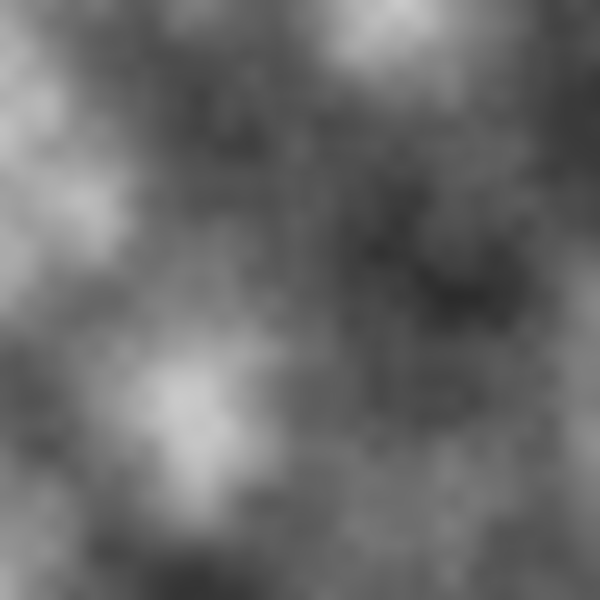
Frame 1 (no input)
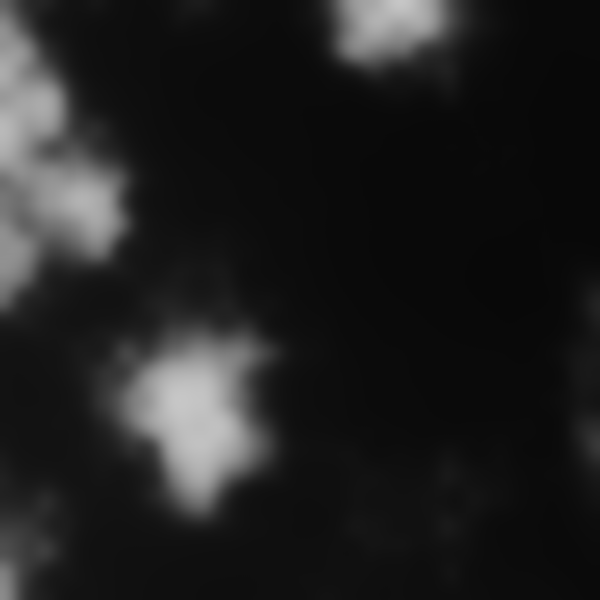
Frame 60 (the mouse pressed at the canvas centre just before this capture)
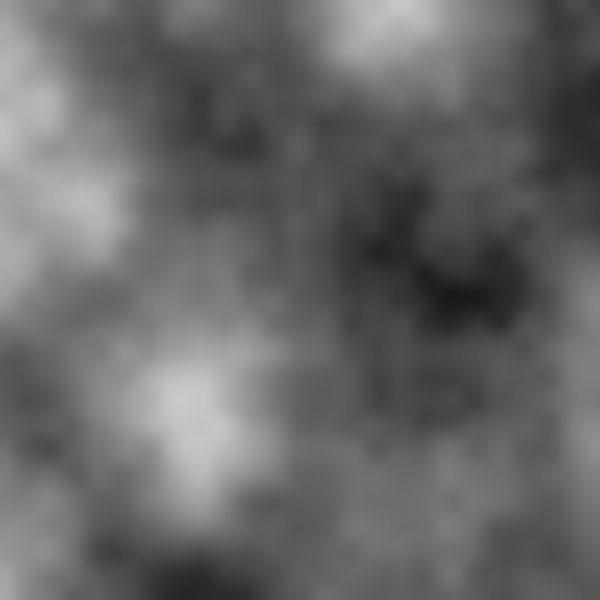
Frame 120 (the mouse held since frame 60 and released just before this capture)

The Processing sketch that drew these frames (run headless with seeded random() and noise(); from frame 60 on, the mouse is pressed at the canvas centre):

// Processing sketch: terrainGenTest
// ── terrainGenTest.pde
float noiseScale;
float tanhOff = 0;

boolean paused = false;
void setup() {
  size(600, 600);
  background(0);
  strokeWeight(1);
  
  colorMode(RGB, 1);
  noiseScale = 200;
  
  drawThing();
}

void drawThing() {
  loadPixels();
  for (int i = 0; i < width; i++) {
    for (int j = 0; j < height; j++) {
      float val = ((float)Math.tanh(10 * (noise(i/noiseScale, j/noiseScale)-tanhOff)) + 1)/2;
      
      float n1 = noise(i/noiseScale, j/noiseScale);
      float n2 = noise(i/noiseScale/4, j/noiseScale/4);
      //n2 = pow(n1, 2);
      n2 /= 10;
      
      float s = (val * n1) + ((1-val) * n2);
      //stroke(s);
      
      //point(i, j);  
      pixels[i + j*width] = color(s);
    }
  }
  updatePixels();
}
void draw() {
  if (!paused) {
    drawThing();
    tanhOff += 0.01;
  } if (tanhOff >= 1) {
    tanhOff = 0;
  }
}

void mouseClicked() {
  paused = !paused;
}
